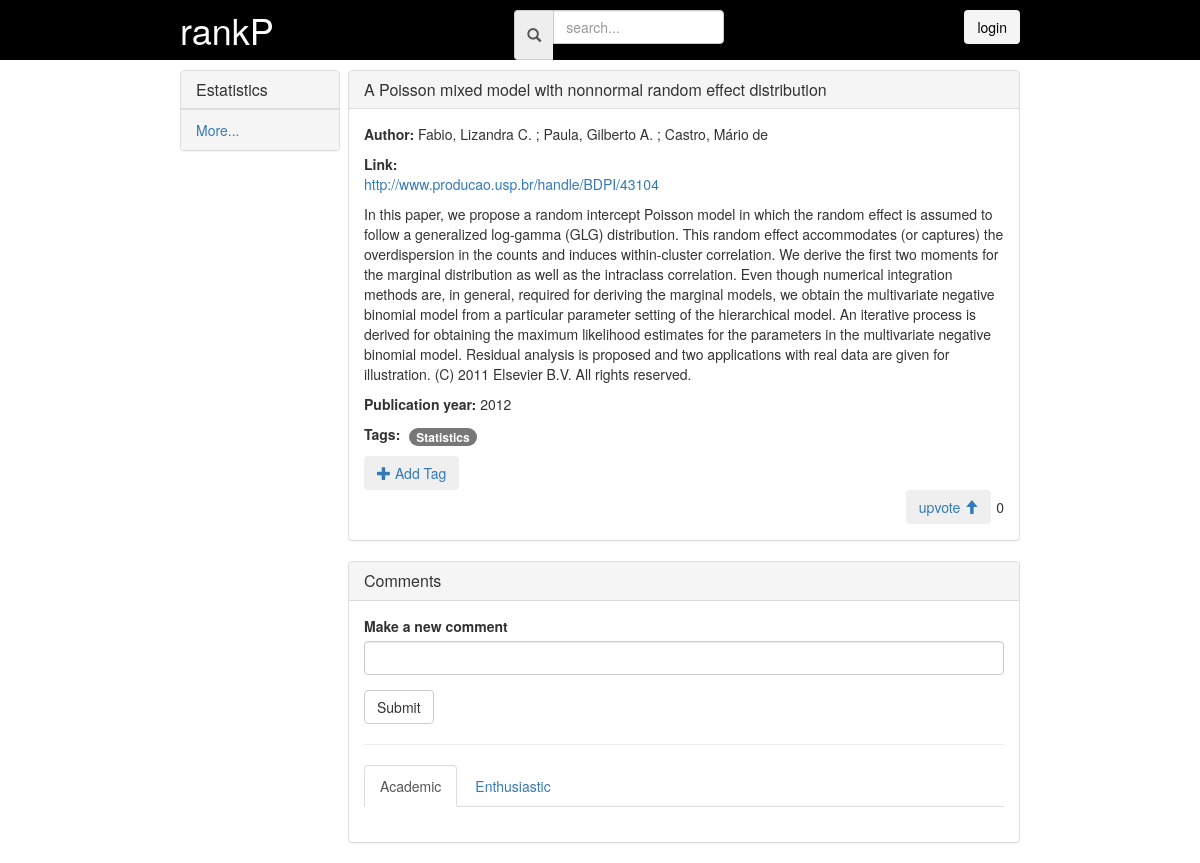
The app's page /catalog/1/7 with its own data.
### database_setup.py (models this page shows, shortened)
class Item(Base):
	__tablename__ = 'items'
	id = Column(Integer, primary_key=True)
	name = Column(String(250), nullable=False)
	description = Column(String(250))
	categorie_id = Column(Integer, ForeignKey('categories.id'))
	categorie = relationship(Categories)
	user_id = Column(Integer, ForeignKey('users.id'))
	user = relationship(Users)
	author = Column(String(250))
	pub_year = Column(Integer)
	ptype = Column(Integer)
	link = Column(String(250))
	hot_score = Column(Float)
	date = Column(Integer)

class TagsItems(Base):
	__tablename__ = 'tagsitems'
	id = Column(Integer, primary_key=True)
	item_id = Column(Integer, ForeignKey('items.id'))
	item = relationship(Item)
	categorie_id = Column(Integer, ForeignKey('categories.id'))
	categorie = relationship(Categories)
	tags_id = Column(Integer, ForeignKey('tags.id'))
	tag = relationship(Tags)

class Tags(Base):
	__tablename__ = 'tags'
	id = Column(Integer, primary_key=True)
	name = Column(String(250), nullable=False)

### project.py (the view)
@app.route('/catalog/<int:categorie_id>/<int:item_id>', methods=['GET', 'POST'])
def Items(categorie_id, item_id):
	categories = session.query(Categories).all()
	item = session.query(Item).filter_by(id = item_id).one()
	upvotes = session.query(Upvotes).filter_by(item_id = item_id).all()
	nUpvotes = len(upvotes)
	tags = session.query(TagsItems).filter_by(item_id = item_id).all()
	comments = session.query(Comments).filter_by(item_id = item_id).all()
	return render_template('itempage.html', categories = categories, item = item, login_session = login_session, upvotes = nUpvotes, tags = tags, item_id = item_id, categorie_id = categorie_id, comments = comments)

### templates/itempage.html (shortened to what this page needs)
{% extends "base.html" %}
{% block main %}
	<div class="categories-ls">
		<div class="panel panel-default">
			<div class="panel-heading">
				<h3 class="panel-title">Estatistics</h3>
			</div>
			<div class="panel-footer"><a href="#">More...</a></div>
		</div>
	</div>
	<div class="items-ls">
		<div class="panel panel-default	">
			<div class="panel-heading panel-heading-btn">
		    	<h3 class="panel-title">{{ item.name }}</h3>
		  	</div>
		  	<div class="panel-body">
				<div class="media-body">
    				<p><b>Author:</b> {{ item.author }}</p>
    				<p style="max-width: 80px;"><b>Link:</b> <a href="{{ item.link }}">{{ item.link }}</a></p>
    				<div><p>{{ item.description }}</p></div>
    				<p><b>Publication year:</b> {{ item.pub_year }}</p>
    				<p><b>Tags: </b>{% for t in tags %}<span class="badge" style="margin-left: 5px; margin-right: 5px;">{{ t.tag.name }}</span>{% endfor %}</p> <a href="{{ url_for('AddTag', item_id = item_id, categorie_id = categorie_id) }}"><button class="btn"><span class="glyphicon glyphicon-plus" aria-hidden="true"></span> Add Tag</button></a>
  				</div>
				<div class="item-footer">
						<a href="{{ url_for('Up', categorie_id = categorie_id, item_id = item_id) }}"><button type="submit" class="btn" style="margin-right: 5px;"> upvote <span class="glyphicon glyphicon-arrow-up" aria-hidden="true"></span> </button></a>
					<h5> {{ upvotes }}</h5>
				</div>
		  	</div>
		</div>
		<div class="panel panel-default	">
			<div class="panel-heading panel-heading-btn">
		    	<h3 class="panel-title">Comments</h3>
		  	</div>
		  	<div class="panel-body">
				<div class="media-body">
					<form method="POST" action="{{ url_for('AddComment', categorie_id = categorie_id, item_id = item_id) }}">
						<div class="form-group">
							<label>Make a new comment</label>
							<input class="form-control" rows="3" name="content"></input>
						</div>
						<button type="submit" class="btn btn-default">Submit</button>
					</form>
  				</div>
  				<hr>
  				<div>
				  <ul class="nav nav-tabs" role="tablist">
				    <li role="presentation" class="active"><a href="#home" aria-controls="home" role="tab" data-toggle="tab">Academic</a></li>
				    <li role="presentation"><a href="#profile" aria-controls="profile" role="tab" data-toggle="tab">Enthusiastic</a></li>
				  </ul>
				</div>
		  	</div>
		 </div>
	</div>
{% endblock %}

### static/style.css (style rules this page uses)
body { margin: 0; }
.categories-ls { width: 19%; min-width: 100px; }
.items-ls { padding-left: 0; width: 80%; }
.panel-heading-btn { display: flex; flex-wrap: wrap; justify-content: space-between; }
.item-footer { display: flex; flex-wrap: wrap; float: right; }

### records on screen
Item: name "A Poisson mixed model with nonnormal random effect distribution", author "Fabio, Lizandra C. ; Paula, Gilberto A. ; Castro, Mário de", link "http://www.producao.usp.br/handle/BDPI/43104", description "In this paper, we propose a random intercept Poisson model in which the random effect is assumed to follow a generalized log-gamma (GLG) distribution. This random effect accommodates (or captures) the overdispersion in the counts and induces within-cluster correlation. We derive the first two moments for the marginal distribution as well as the intraclass correlation. Even though numerical integration methods are, in general, required for deriving the marginal models, we obtain the multivariate negative binomial model from a particular parameter setting of the hierarchical model. An iterative process is derived for obtaining the maximum likelihood estimates for the parameters in the…", pub_year "2012"
TagsItems: tag.name "Statistics"

### other values on screen
{{ upvotes }} "0"
